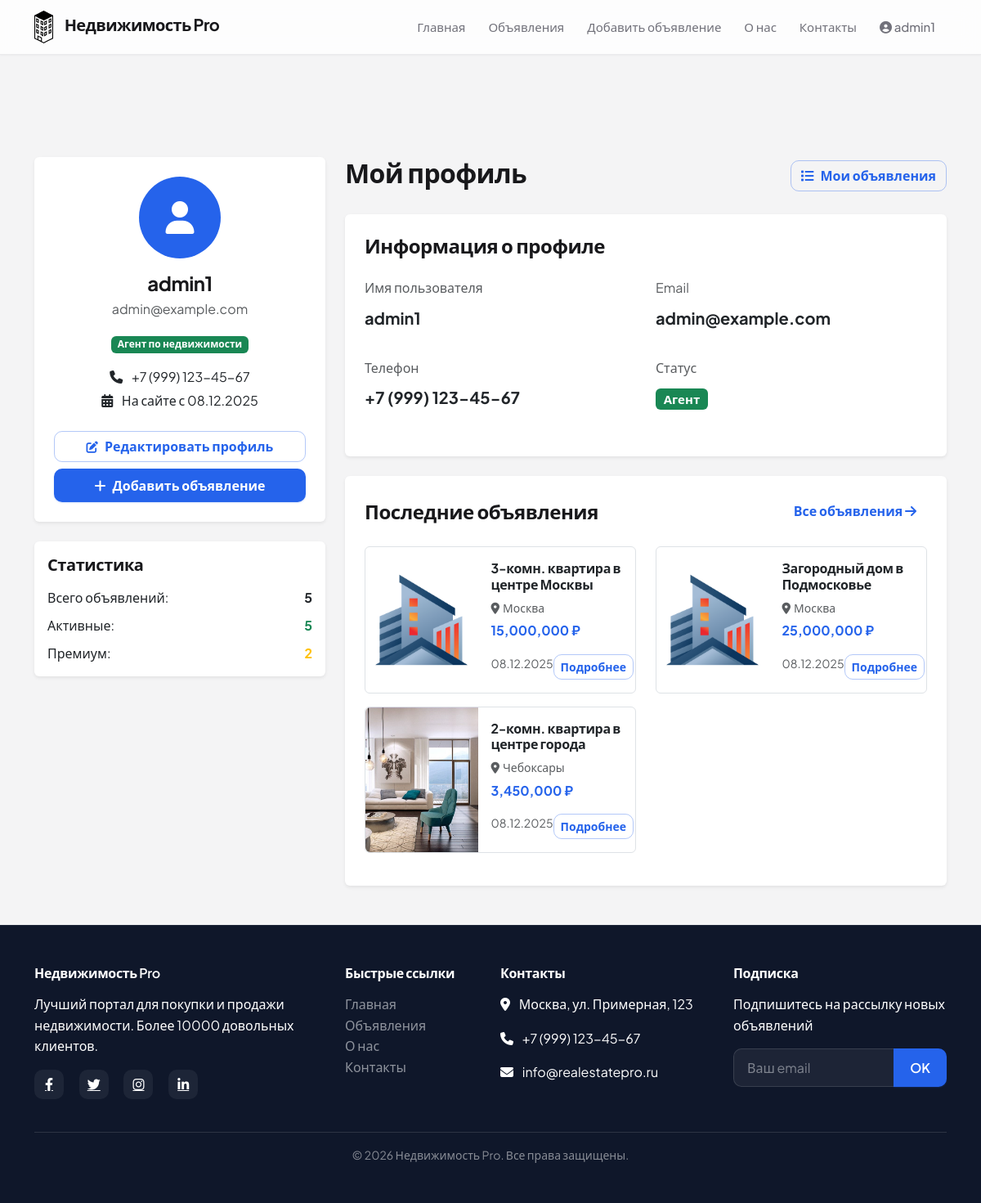
The app's page /profile (signed in) with its own data.
### app.py (models this page shows, shortened)
class User(UserMixin, db.Model):
    id = db.Column(db.Integer, primary_key=True)
    username = db.Column(db.String(80), unique=True, nullable=False)
    email = db.Column(db.String(120), unique=True, nullable=False)
    password_hash = db.Column(db.String(200), nullable=False)
    phone = db.Column(db.String(20))
    is_agent = db.Column(db.Boolean, default=False)
    listings = db.relationship('Listing', backref='author', lazy=True)
    created_at = db.Column(db.DateTime, default=datetime.utcnow)

class Listing(db.Model):
    id = db.Column(db.Integer, primary_key=True)
    title = db.Column(db.String(200), nullable=False)
    description = db.Column(db.Text, nullable=False)
    price = db.Column(db.Float, nullable=False)
    property_type = db.Column(db.String(50), nullable=False)
    bedrooms = db.Column(db.Integer)
    bathrooms = db.Column(db.Integer)
    area = db.Column(db.Float)
    location = db.Column(db.String(200), nullable=False)
    city = db.Column(db.String(100), nullable=False)
    featured = db.Column(db.Boolean, default=False)
    main_image = db.Column(db.String(200), default='default.jpg')
    images = db.Column(db.Text, default='[]')
    user_id = db.Column(db.Integer, db.ForeignKey('user.id'), nullable=False)
    created_at = db.Column(db.DateTime, default=datetime.utcnow)
    updated_at = db.Column(db.DateTime, default=datetime.utcnow, onupdate=datetime.utcnow)

### app.py (the view)
@app.route('/profile')
@login_required
def profile():
    return render_template('profile.html', user=current_user)

### templates/profile.html (shortened to what this page needs)
{% extends "base.html" %}
{% block content %}
<div class="container py-5">
    <div class="row">
        <div class="col-lg-4 mb-4">
            <div class="card shadow-sm border-0">
                <div class="card-body text-center p-4">
                    <div class="avatar bg-primary text-white rounded-circle d-inline-flex align-items-center justify-content-center mb-3"
                         style="width: 100px; height: 100px; font-size: 2.5rem;">
                        <i class="fas fa-user"></i>
                    </div>
                    <h4 class="fw-bold mb-1">{{ user.username }}</h4>
                    <p class="text-muted mb-3">{{ user.email }}</p>
                    {% if user.is_agent %}
                    <span class="badge bg-success mb-3">Агент по недвижимости</span>
                    {% else %}
                    <span class="badge bg-secondary mb-3">Пользователь</span>
                    {% endif %}
                    <div class="mb-4">
                        <p class="mb-1">
                            <i class="fas fa-phone me-2"></i>
                            {{ user.phone if user.phone else 'Не указан' }}
                        </p>
                        <p class="mb-0">
                            <i class="fas fa-calendar-alt me-2"></i>
                            На сайте с {{ user.created_at.strftime('%d.%m.%Y') if user.created_at else 'недавно' }}
                        </p>
                    </div>
                    <a href="{{ url_for('edit_profile') }}" class="btn btn-outline-primary w-100 mb-2">
                        <i class="fas fa-edit me-2"></i>Редактировать профиль
                    </a>
                    <a href="{{ url_for('add_listing') }}" class="btn btn-primary w-100">
                        <i class="fas fa-plus me-2"></i>Добавить объявление
                    </a>
                </div>
            </div>
            <div class="card shadow-sm border-0 mt-4">
                <div class="card-body">
                    <h5 class="fw-bold mb-3">Статистика</h5>
                    <div class="d-flex justify-content-between mb-2">
                        <span>Всего объявлений:</span>
                        <span class="fw-bold">{{ user.listings|length }}</span>
                    </div>
                    <div class="d-flex justify-content-between mb-2">
                        <span>Активные:</span>
                        <span class="fw-bold text-success">{{ user.listings|length }}</span>
                    </div>
                    <div class="d-flex justify-content-between">
                        <span>Премиум:</span>
                        <span class="fw-bold text-warning">
                            {{ user.listings|selectattr('featured', 'equalto', True)|list|length }}
                        </span>
                    </div>
                </div>
            </div>
        </div>
        <div class="col-lg-8">
            <div class="d-flex justify-content-between align-items-center mb-4">
                <h2 class="fw-bold">Мой профиль</h2>
                <a href="{{ url_for('my_listings') }}" class="btn btn-outline-primary">
                    <i class="fas fa-list me-2"></i>Мои объявления
                </a>
            </div>
            <div class="card shadow-sm border-0 mb-4">
                <div class="card-body p-4">
                    <h4 class="fw-bold mb-4">Информация о профиле</h4>
                    <div class="row">
                        <div class="col-md-6 mb-3">
                            <label class="form-label text-muted">Имя пользователя</label>
                            <p class="fs-5 fw-bold">{{ user.username }}</p>
                        </div>
                        <div class="col-md-6 mb-3">
                            <label class="form-label text-muted">Email</label>
                            <p class="fs-5 fw-bold">{{ user.email }}</p>
                        </div>
                        <div class="col-md-6 mb-3">
                            <label class="form-label text-muted">Телефон</label>
                            <p class="fs-5 fw-bold">{{ user.phone if user.phone else 'Не указан' }}</p>
                        </div>
                        <div class="col-md-6 mb-3">
                            <label class="form-label text-muted">Статус</label>
                            <p class="fs-5 fw-bold">
                                {% if user.is_agent %}
                                <span class="badge bg-success">Агент</span>
                                {% else %}
                                <span class="badge bg-secondary">Пользователь</span>
                                {% endif %}
                            </p>
                        </div>
                    </div>
                </div>
            </div>
            <div class="card shadow-sm border-0">
                <div class="card-body p-4">
                    <div class="d-flex justify-content-between align-items-center mb-4">
                        <h4 class="fw-bold mb-0">Последние объявления</h4>
                        <a href="{{ url_for('my_listings') }}" class="btn btn-link">
                            Все объявления <i class="fas fa-arrow-right"></i>
                        </a>
                    </div>
                    {% if user.listings %}
                    <div class="row">
                        {% for listing in user.listings[:3] %}
                        <div class="col-md-6 mb-3">
                            <div class="card border h-100">
                                <div class="row g-0">
                                    <div class="col-md-5">
                                        <img src="{{ url_for('static', filename='images/properties/' + listing.main_image) if listing.main_image else url_for('static', filename='images/default-property.jpg') }}"
                                             class="img-fluid rounded-start h-100"
                                             style="object-fit: cover; height: 150px;"
                                             alt="{{ listing.title }}">
                                    </div>
                                    <div class="col-md-7">
                                        <div class="card-body">
                                            <h6 class="card-title fw-bold">{{ listing.title|truncate(40) }}</h6>
                                            <p class="card-text small text-muted mb-1">
                                                <i class="fas fa-map-marker-alt me-1"></i>{{ listing.city }}
                                            </p>
                                            <p class="card-text">
                                                <span class="fw-bold text-primary">{{ "{:,.0f}".format(listing.price) }} ₽</span>
                                            </p>
                                            <div class="d-flex justify-content-between">
                                                <small class="text-muted">
                                                    {{ listing.created_at.strftime('%d.%m.%Y') if listing.created_at else '' }}
                                                </small>
                                                <a href="{{ url_for('listing_detail', listing_id=listing.id) }}"
                                                   class="btn btn-sm btn-outline-primary">
                                                    Подробнее
                                                </a>
                                            </div>
                                        </div>
                                    </div>
                                </div>
                            </div>
                        </div>
                        {% endfor %}
                    </div>
                    {% endif %}
                </div>
            </div>
        </div>
    </div>
</div>
{% endblock %}

### templates/base.html (shortened to what this page needs)
<!DOCTYPE html>
<html lang="ru" data-theme="light">
<head>
    <link href="https://cdn.jsdelivr.net/npm/bootstrap@5.3.0/dist/css/bootstrap.min.css" rel="stylesheet">
    <link rel="stylesheet" href="https://cdnjs.cloudflare.com/ajax/libs/font-awesome/6.4.0/css/all.min.css">
    <link rel="stylesheet" href="{{ url_for('static', filename='css/main.css') }}">
    <link rel="stylesheet" href="{{ url_for('static', filename='css/animations.css') }}">
</head>
<body>
    <nav class="navbar navbar-expand-lg navbar-light site-navbar fixed-top">
        <div class="container">
            <a class="navbar-brand" href="{{ url_for('index') }}">
                <img src="{{ url_for('static', filename='images/logo.svg') }}" alt="Логотип" height="40">
                <span class="brand-text">Недвижимость Pro</span>
            </a>
            <div class="collapse navbar-collapse" id="navbarNav">
                <ul class="navbar-nav ms-auto">
                    <li class="nav-item"><a class="nav-link" href="{{ url_for('index') }}">Главная</a></li>
                    <li class="nav-item"><a class="nav-link" href="{{ url_for('listings') }}">Объявления</a></li>
                    <li class="nav-item"><a class="nav-link" href="{{ url_for('add_listing') }}">Добавить объявление</a></li>
                    <li class="nav-item"><a class="nav-link" href="{{ url_for('about') }}">О нас</a></li>
                    <li class="nav-item"><a class="nav-link" href="{{ url_for('contact') }}">Контакты</a></li>
                    {% if current_user.is_authenticated %}
                    <li class="nav-item dropdown">
                        <a class="nav-link dropdown-toggle" href="#" id="userDropdown" role="button" data-bs-toggle="dropdown">
                            <i class="fas fa-user-circle"></i> {{ current_user.username }}
                        </a>
                    </li>
                    {% endif %}
                </ul>
            </div>
        </div>
    </nav>
    <div class="container mt-5 pt-4 flash-stack">
    </div>
    <main class="fade-in">
        {% block content %}{% endblock %}
    </main>
    <footer class="footer site-footer mt-auto py-5 text-white">
        <div class="container">
            <div class="row">
                <div class="col-lg-4 col-md-6 mb-4">
                    <h5 class="mb-3">Недвижимость Pro</h5>
                    <p>Лучший портал для покупки и продажи недвижимости. Более 10000 довольных клиентов.</p>
                    <div class="social-icons mt-3">
                        <a href="#" class="text-white me-3"><i class="fab fa-facebook-f"></i></a>
                        <a href="#" class="text-white me-3"><i class="fab fa-twitter"></i></a>
                        <a href="#" class="text-white me-3"><i class="fab fa-instagram"></i></a>
                        <a href="#" class="text-white"><i class="fab fa-linkedin-in"></i></a>
                    </div>
                </div>
                <div class="col-lg-2 col-md-6 mb-4">
                    <h5 class="mb-3">Быстрые ссылки</h5>
                    <ul class="list-unstyled">
                        <li><a href="{{ url_for('index') }}" class="text-white-50">Главная</a></li>
                        <li><a href="{{ url_for('listings') }}" class="text-white-50">Объявления</a></li>
                        <li><a href="{{ url_for('about') }}" class="text-white-50">О нас</a></li>
                        <li><a href="{{ url_for('contact') }}" class="text-white-50">Контакты</a></li>
                    </ul>
                </div>
                <div class="col-lg-3 col-md-6 mb-4">
                    <h5 class="mb-3">Контакты</h5>
                    <p><i class="fas fa-map-marker-alt me-2"></i> Москва, ул. Примерная, 123</p>
                    <p><i class="fas fa-phone me-2"></i> +7 (999) 123-45-67</p>
                    <p><i class="fas fa-envelope me-2"></i> info@realestatepro.ru</p>
                </div>
                <div class="col-lg-3 col-md-6 mb-4">
                    <h5 class="mb-3">Подписка</h5>
                    <p>Подпишитесь на рассылку новых объявлений</p>
                    <form>
                        <div class="input-group">
                            <input type="email" class="form-control" placeholder="Ваш email">
                            <button class="btn btn-primary" type="submit">OK</button>
                        </div>
                    </form>
                </div>
            </div>
            <hr class="bg-white">
            <div class="text-center">
                <p class="text-white-50 small mb-0">&copy; 2026 Недвижимость Pro. Все права защищены.</p>
            </div>
        </div>
    </footer>
</body>
</html>

### records on screen
User: username "admin1", email "admin@example.com", phone "+7 (999) 123-45-67", created_at "08.12.2025"
Listing: main_image (placeholder picture), title "3-комн. квартира в центре Москвы", city "Москва", price "15,000,000", created_at "08.12.2025"
Listing: main_image (placeholder picture), title "Загородный дом в Подмосковье", city "Москва", price "25,000,000", created_at "08.12.2025"
Listing: main_image (picture), title "2-комн. квартира в центре города", city "Чебоксары", price "3,450,000", created_at "08.12.2025"

### other values on screen
{{ user.listings|length }} "5"
{{ user.listings|selectattr('featured', 'equalto', True)|list|length }} "2"
